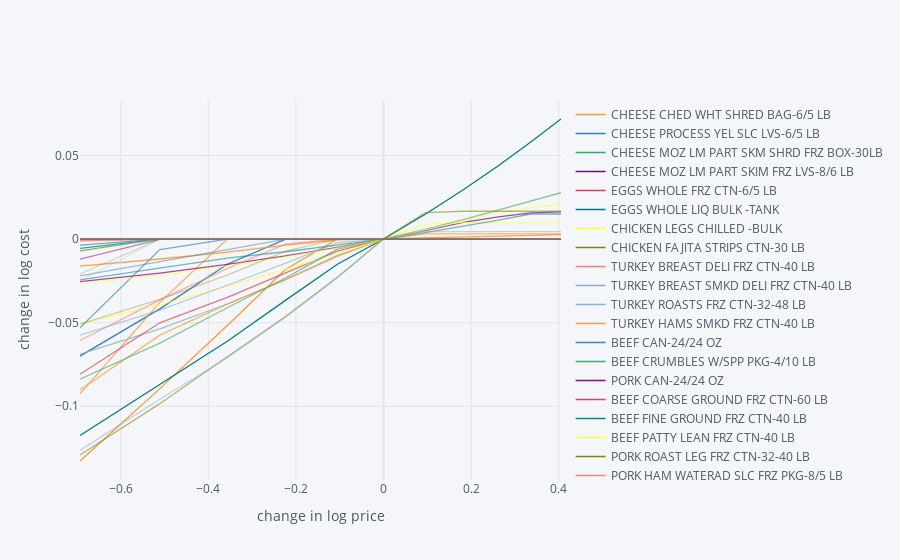

The cell this chart's notebook holds for it:
### Markdown cell above
As prices change, we should expect the minimum cost diet to also
  change.  The code below creates a graph which changes prices away
  from the \`base&rsquo; case one food at a time, and plots changes in total
  diet cost.

### Code cell
import cufflinks as cf
cf.go_offline()

scale = [.5,.6,.7,.8,.9,1.,1.1,1.2,1.3,1.4,1.5]

cost0 = getPrices.solve_subsistence_problem(FoodNutrients,Prices,diet_min[group],diet_max[group],tol=tol).fun

Price_response={}
for s in scale:
    cost = {}
    for i,p in enumerate(Prices):
        my_p = Prices.copy()
        my_p[i] = p*s
        result = getPrices.solve_subsistence_problem(FoodNutrients,my_p,diet_min[group],diet_max[group],tol=tol)
        cost[Prices.index[i]] = np.log(result.fun/cost0)
    Price_response[np.log(s)] = cost

Price_response = pd.DataFrame(Price_response).T
Price_response.iplot(xTitle='change in log price',yTitle='change in log cost')
